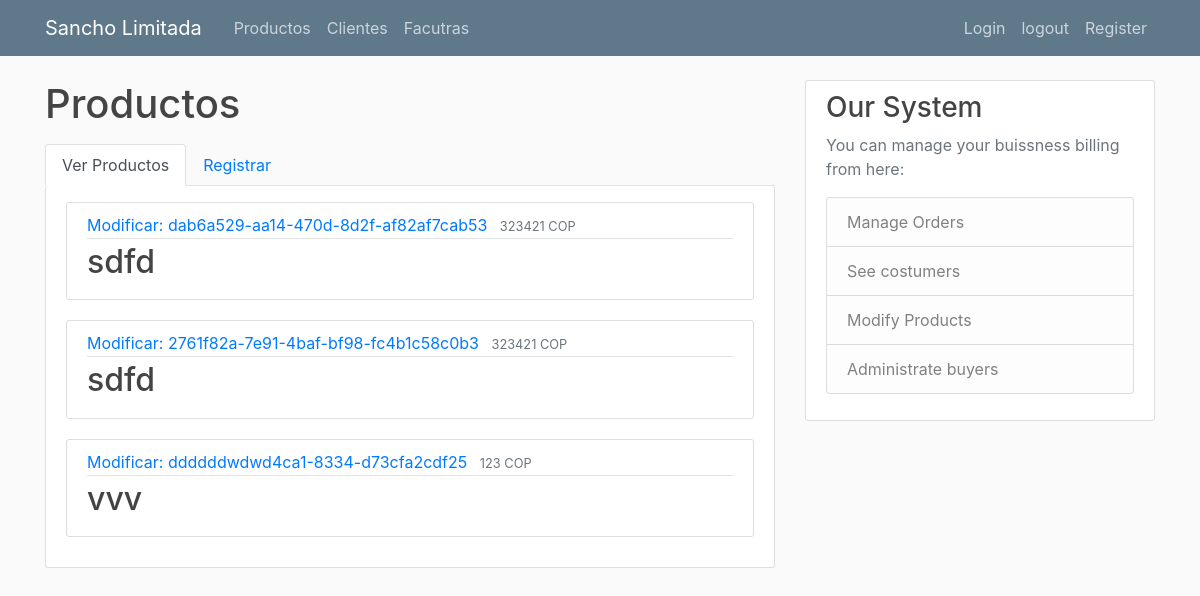
Before: /productos (signed in) with the older database file.
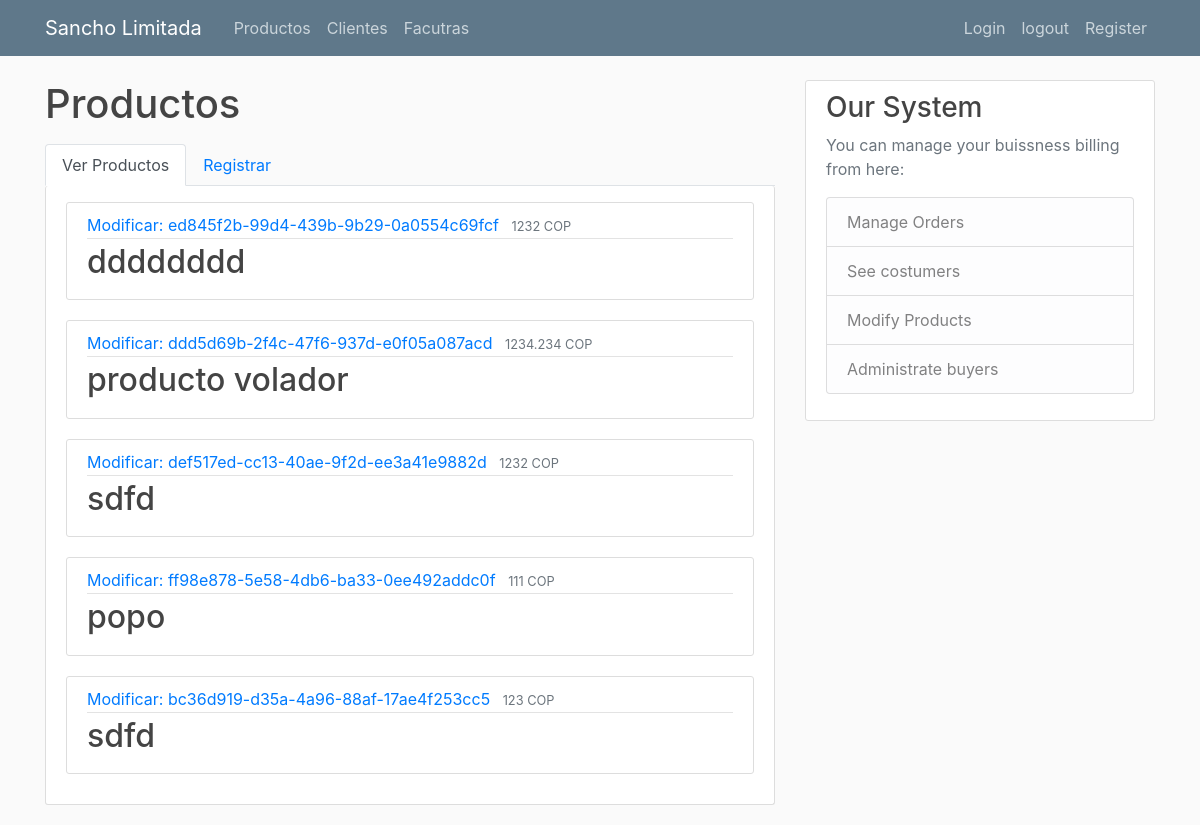
After: the same page with the newer database file.
### SanchoApp/Products/model.py (models this page shows, shortened)
class Producto(db.Model):
    __tablename__="productos"
    relacion_facturas = relationship("Factura",
                            secondary=relacion_productos_facturas,
                            back_populates="relacion_productos")
    id = db.Column(db.Integer, primary_key=True)
    nombre = db.Column(db.String(100), nullable=False)
    codigo = db.Column(db.String(100), nullable=False, unique=True)
    precio = db.Column(db.String(10), nullable=False)
    cantidad = db.Column(db.Integer, nullable=False, default=1)
    categoria = db.Column(db.String(100), nullable=True)
    bodega = db.Column(db.String(100), nullable=True)
    estado_activo = db.Column(db.Boolean(), nullable=False, default=True)

### SanchoApp/Products/controller.py (the view)
    @app.route("/")
    @app.route("/productos")
    @login_required
    def productos():
        product_record = Producto.query.order_by(
            Producto.categoria).limit(10).all()
        return render_template('Products/productos.html', title='Productos', lista_de_productos=product_record)

### SanchoApp/templates/Products/productos.html (shortened to what this page needs)
{% extends "layout.html" %}
{% block content %}
<h1 class="mb-3">Productos</h1>
<ul class="nav nav-tabs">
  <li class="nav-item">
    <a class="nav-link active" href="{{url_for('productos')}}">Ver Productos</a>
  </li>
  <li class="nav-item">
    <a class="nav-link" href="{{url_for('registrar_productos')}}">Registrar</a>
  </li>
</ul>
<div class="content-section border-top-0 pt-3">
  {% for producto in lista_de_productos %}
    {% if producto.estado_activo %}
      <article class="media content-section ">
        <div class="media-body">
          <div class="article-metadata">
            <a class="mr-2" href="productos/{{producto.id}}">{{"Modificar: "+producto.codigo }}</a>
            <small class="text-muted">{{ producto.precio + " COP"}}</small>
          </div>
          <h2 class="article-title" href="#">{{ producto.nombre }}</h2>
        </div>
      </article>
    {% endif %}
  {% endfor %}
</div>
{% endblock content %}

Changed rows visible on the page:
no longer on this page (row edited): Producto: codigo "Modificar: dab6a529-aa14-470d-8d2f-af82af7cab53", precio "323421 COP", nombre "sdfd"
removed Producto: codigo "Modificar: ddddddwdwd4ca1-8334-d73cfa2cdf25", precio "123 COP", nombre "vvv"
added Producto: codigo "Modificar: ed845f2b-99d4-439b-9b29-0a0554c69fcf", precio "1232 COP", nombre "dddddddd"
added Producto: codigo "Modificar: ddd5d69b-2f4c-47f6-937d-e0f05a087acd", precio "1234.234 COP", nombre "producto volador"
now on this page (row edited): Producto: codigo "Modificar: def517ed-cc13-40ae-9f2d-ee3a41e9882d", precio "1232 COP", nombre "sdfd"
added Producto: codigo "Modificar: ff98e878-5e58-4db6-ba33-0ee492addc0f", precio "111 COP", nombre "popo"
changed Producto: codigo "Modificar: 2761f82a-7e91-4baf-bf98-fc4b1c58c0b3" → "Modificar: bc36d919-d35a-4a96-88af-17ae4f253cc5"; precio "323421 COP" → "123 COP"
